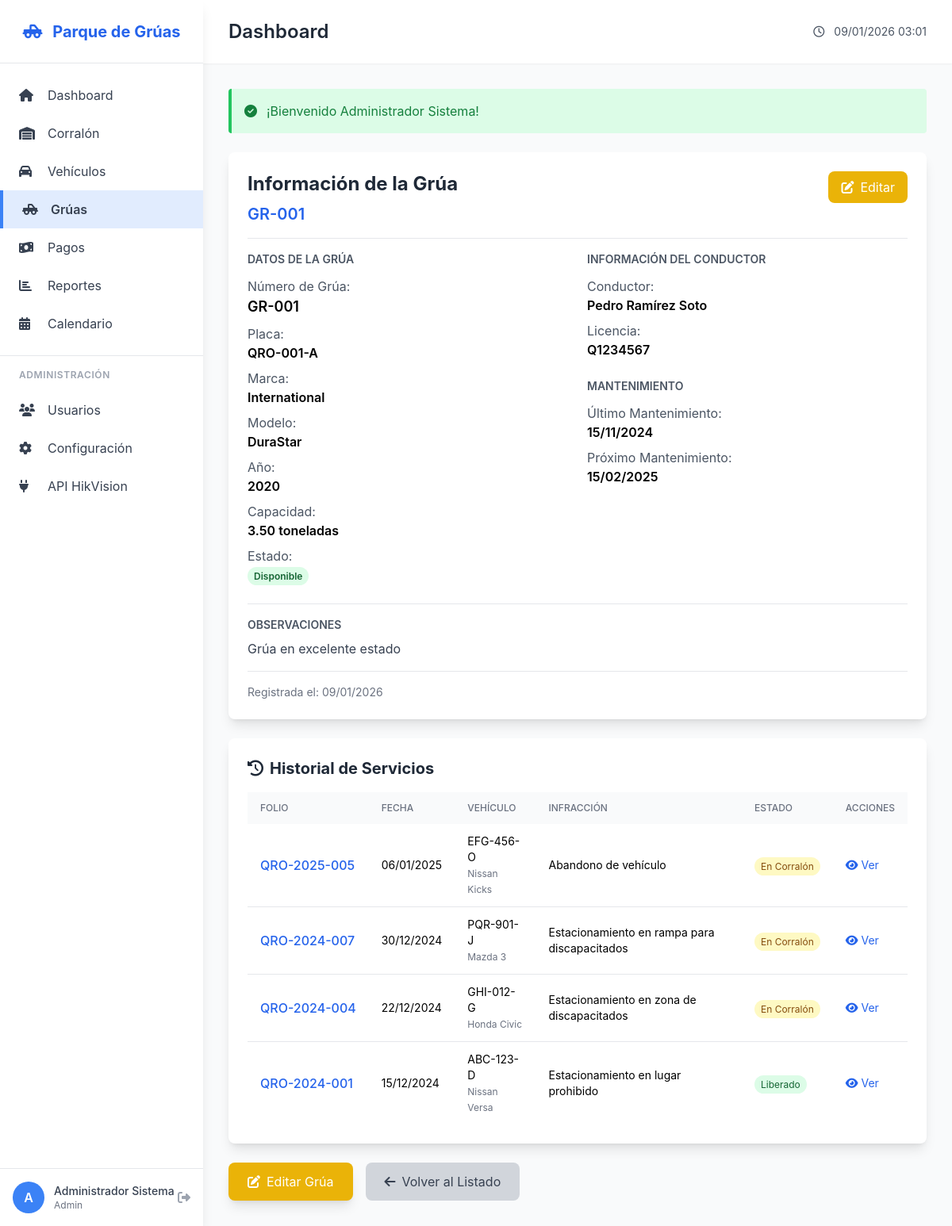
Screenshot of /cranes/details/1 (signed in) with the database file from the repository.
### tables this page shows
CREATE TABLE IF NOT EXISTS cranes (
    id INT AUTO_INCREMENT PRIMARY KEY,
    crane_number VARCHAR(20) UNIQUE NOT NULL,
    plate VARCHAR(20) NOT NULL,
    brand VARCHAR(50),
    model VARCHAR(50),
    year INT,
    capacity_tons DECIMAL(5,2),
    status ENUM('available', 'in_service', 'maintenance', 'inactive') DEFAULT 'available',
    driver_name VARCHAR(100),
    driver_license VARCHAR(50),
    last_maintenance DATE,
    next_maintenance DATE,
    notes TEXT,
    created_at TIMESTAMP DEFAULT CURRENT_TIMESTAMP,
    updated_at TIMESTAMP DEFAULT CURRENT_TIMESTAMP ON UPDATE CURRENT_TIMESTAMP
);

CREATE TABLE IF NOT EXISTS impounds (
    id INT AUTO_INCREMENT PRIMARY KEY,
    folio VARCHAR(20) UNIQUE NOT NULL,
    vehicle_id INT NOT NULL,
    crane_id INT,
    infraction_type VARCHAR(100) NOT NULL,
    infraction_location TEXT NOT NULL,
    municipality VARCHAR(100) NOT NULL,
    impound_date DATETIME NOT NULL,
    release_date DATETIME,
    status ENUM('impounded', 'released', 'pending') DEFAULT 'impounded',
    officer_name VARCHAR(100),
    officer_badge VARCHAR(50),
    tow_cost DECIMAL(10,2) DEFAULT 0.00,
    storage_days INT DEFAULT 0,
    storage_cost_per_day DECIMAL(10,2) DEFAULT 100.00,
    fine_amount DECIMAL(10,2) DEFAULT 0.00,
    total_amount DECIMAL(10,2) DEFAULT 0.00,
    paid BOOLEAN DEFAULT FALSE,
    payment_id INT,
    observations TEXT,
    photos JSON,
    created_at TIMESTAMP DEFAULT CURRENT_TIMESTAMP,
    updated_at TIMESTAMP DEFAULT CURRENT_TIMESTAMP ON UPDATE CURRENT_TIMESTAMP,
    FOREIGN KEY (vehicle_id) REFERENCES vehicles(id) ON DELETE CASCADE,
    FOREIGN KEY (crane_id) REFERENCES cranes(id) ON DELETE SET NULL,
    INDEX idx_folio (folio),
    INDEX idx_status (status),
    INDEX idx_impound_date (impound_date)
);

CREATE TABLE IF NOT EXISTS vehicles (
    id INT AUTO_INCREMENT PRIMARY KEY,
    plate VARCHAR(20) NOT NULL,
    brand VARCHAR(50),
    model VARCHAR(50),
    year INT,
    color VARCHAR(30),
    vehicle_type ENUM('auto', 'moto', 'camioneta', 'camion', 'otro') DEFAULT 'auto',
    owner_name VARCHAR(100),
    owner_phone VARCHAR(20),
    owner_address TEXT,
    vin VARCHAR(50),
    notes TEXT,
    created_at TIMESTAMP DEFAULT CURRENT_TIMESTAMP,
    updated_at TIMESTAMP DEFAULT CURRENT_TIMESTAMP ON UPDATE CURRENT_TIMESTAMP,
    INDEX idx_plate (plate)
);

### app/views/cranes/view.php (the view, shortened to what the rows shown need)
<div class="space-y-6">
    <div class="bg-white rounded-lg shadow-lg p-6">
        <div class="border-b pb-4 mb-4 flex justify-between items-start">
            <div>
                <h3 class="text-2xl font-bold text-gray-800">Información de la Grúa</h3>
                <p class="text-xl text-blue-600 font-semibold mt-2">
                    <?php echo htmlspecialchars($crane['crane_number']); ?>
                </p>
            </div>
            <div>
            </div>
        </div>
        <div class="grid grid-cols-1 md:grid-cols-2 gap-6">
            <div>
                <div class="space-y-2">
                    <div>
                        <span class="text-gray-600">Número de Grúa:</span>
                        <span class="font-semibold block text-lg">
                            <?php echo htmlspecialchars($crane['crane_number']); ?>
                        </span>
                    </div>
                    <div>
                        <span class="text-gray-600">Placa:</span>
                        <span class="font-semibold block">
                            <?php echo htmlspecialchars($crane['plate']); ?>
                        </span>
                    </div>
                    <div>
                        <span class="text-gray-600">Marca:</span>
                        <span class="font-semibold block">
                            <?php echo htmlspecialchars($crane['brand'] ?: 'N/A'); ?>
                        </span>
                    </div>
                    <div>
                        <span class="text-gray-600">Modelo:</span>
                        <span class="font-semibold block">
                            <?php echo htmlspecialchars($crane['model'] ?: 'N/A'); ?>
                        </span>
                    </div>
                    <div>
                        <span class="text-gray-600">Año:</span>
                        <span class="font-semibold block">
                            <?php echo htmlspecialchars($crane['year'] ?: 'N/A'); ?>
                        </span>
                    </div>
                    <div>
                        <span class="text-gray-600">Capacidad:</span>
                        <span class="font-semibold block">
                            <?php echo $crane['capacity_tons'] ? htmlspecialchars($crane['capacity_tons']) . ' toneladas' : 'N/A'; ?>
                        </span>
                    </div>
                    <div>
                        <span class="font-semibold block">
                            <?php
                            $statusLabels = [
                                'available' => 'Disponible',
                                'in_service' => 'En servicio',
                                'maintenance' => 'Mantenimiento',
                                'inactive' => 'Inactiva'
                            ];
                            $statusColors = [
                                'available' => 'bg-green-100 text-green-800',
                                'in_service' => 'bg-yellow-100 text-yellow-800',
                                'maintenance' => 'bg-red-100 text-red-800',
                                'inactive' => 'bg-gray-100 text-gray-800'
                            ];
                            ?>
                            <span class="px-2 py-1 text-xs rounded-full <?php echo $statusColors[$crane['status']] ?? 'bg-gray-100 text-gray-800'; ?>">
                                <?php echo $statusLabels[$crane['status']] ?? $crane['status']; ?>
                            </span>
                        </span>
                    </div>
                </div>
            </div>
            <div>
                <div class="space-y-2">
                    <div>
                        <span class="text-gray-600">Conductor:</span>
                        <span class="font-semibold block">
                            <?php echo htmlspecialchars($crane['driver_name'] ?: 'N/A'); ?>
                        </span>
                    </div>
                    <?php if (!empty($crane['driver_license'])): ?>
                    <div>
                        <span class="text-gray-600">Licencia:</span>
                        <span class="font-semibold block">
                            <?php echo htmlspecialchars($crane['driver_license']); ?>
                        </span>
                    </div>
                    <?php endif; ?>
                </div>
                <div class="space-y-2">
                    <?php if (!empty($crane['last_maintenance'])): ?>
                    <div>
                        <span class="text-gray-600">Último Mantenimiento:</span>
                        <span class="font-semibold block">
                            <?php echo date('d/m/Y', strtotime($crane['last_maintenance'])); ?>
                        </span>
                    </div>
                    <?php endif; ?>
                    <?php if (!empty($crane['next_maintenance'])): ?>
                    <div>
                        <span class="text-gray-600">Próximo Mantenimiento:</span>
                        <span class="font-semibold block">
                            <?php echo date('d/m/Y', strtotime($crane['next_maintenance'])); ?>
                        </span>
                    </div>
                    <?php endif; ?>
                </div>
            </div>
        </div>
        <?php if (!empty($crane['notes'])): ?>
        <div class="mt-6 pt-4 border-t">
            <h4 class="text-sm font-semibold text-gray-600 uppercase mb-2">Observaciones</h4>
            <p class="text-gray-700"><?php echo nl2br(htmlspecialchars($crane['notes'])); ?></p>
        </div>
        <?php endif; ?>
        <div class="mt-4 pt-4 border-t text-sm text-gray-500">
            Registrada el: <?php echo date('d/m/Y', strtotime($crane['created_at'])); ?>
        </div>
    </div>
    <div class="bg-white rounded-lg shadow-lg p-6">
        <?php if (empty($serviceHistory)): ?>
            <div class="text-center py-8 text-gray-500">
                <i class="fas fa-inbox text-4xl mb-2"></i>
                <p>Esta grúa no tiene servicios registrados</p>
            </div>
        <?php else: ?>
            <div class="overflow-x-auto">
                <table class="min-w-full">
                    <thead class="bg-gray-50">
                        <tr>
                            <th class="px-4 py-3 text-left text-xs font-medium text-gray-500 uppercase">Folio</th>
                            <th class="px-4 py-3 text-left text-xs font-medium text-gray-500 uppercase">Fecha</th>
                            <th class="px-4 py-3 text-left text-xs font-medium text-gray-500 uppercase">Vehículo</th>
                            <th class="px-4 py-3 text-left text-xs font-medium text-gray-500 uppercase">Infracción</th>
                            <th class="px-4 py-3 text-left text-xs font-medium text-gray-500 uppercase">Estado</th>
                            <th class="px-4 py-3 text-left text-xs font-medium text-gray-500 uppercase">Acciones</th>
                        </tr>
                    </thead>
                    <tbody class="divide-y divide-gray-200">
                        <?php foreach ($serviceHistory as $service): ?>
                            <tr class="hover:bg-gray-50">
                                <td class="px-4 py-3 whitespace-nowrap">
                                    <a href="<?php echo BASE_URL; ?>/impounds/details/<?php echo $service['id']; ?>"
                                       class="text-blue-600 hover:text-blue-800 font-medium">
                                        <?php echo htmlspecialchars($service['folio']); ?>
                                    </a>
                                </td>
                                <td class="px-4 py-3 whitespace-nowrap text-sm">
                                    <?php echo date('d/m/Y', strtotime($service['impound_date'])); ?>
                                </td>
                                <td class="px-4 py-3 text-sm">
                                    <?php echo htmlspecialchars($service['plate'] ?? 'N/A'); ?>
                                    <?php if (!empty($service['brand'])): ?>
                                        <br><span class="text-gray-500 text-xs">
                                            <?php echo htmlspecialchars($service['brand'] . ' ' . $service['model']); ?>
                                        </span>
                                    <?php endif; ?>
                                </td>
                                <td class="px-4 py-3 text-sm">
                                    <?php echo htmlspecialchars($service['infraction_type']); ?>
                                </td>
                                <td class="px-4 py-3 whitespace-nowrap">
                                    <?php if ($service['status'] === 'impounded'): ?>
                                        <span class="px-2 py-1 text-xs rounded-full bg-yellow-100 text-yellow-800">
                                            En Corralón
                                        </span>
                                    <?php else: ?>
                                        <span class="px-2 py-1 text-xs rounded-full bg-green-100 text-green-800">
                                            Liberado
                                        </span>
                                    <?php endif; ?>
                                </td>
                                <td class="px-4 py-3 whitespace-nowrap text-sm">
                                    <a href="<?php echo BASE_URL; ?>/impounds/details/<?php echo $service['id']; ?>"
                                       class="text-blue-600 hover:text-blue-800">
                                        <i class="fas fa-eye"></i> Ver
                                    </a>
                                </td>
                            </tr>
                        <?php endforeach; ?>
                    </tbody>
                </table>
            </div>
        <?php endif; ?>
    </div>
</div>

### rows the page displays
cranes: crane_number "GR-001", plate "QRO-001-A", brand "International", model "DuraStar", year "2020", capacity_tons "3.50", status "Disponible", driver_name "Pedro Ramírez Soto", driver_license "Q1234567", last_maintenance "15/11/2024", next_maintenance "15/02/2025", notes "Grúa en excelente estado", created_at "09/01/2026"
impounds: folio "QRO-2025-005", impound_date "06/01/2025", vehicle.plate "EFG-456-O", vehicle.model "Nissan Kicks", infraction_type "Abandono de vehículo", status "En Corralón"
impounds: folio "QRO-2024-007", impound_date "30/12/2024", vehicle.plate "PQR-901-J", vehicle.model "Mazda 3", infraction_type "Estacionamiento en rampa para discapacitados", status "En Corralón"
impounds: folio "QRO-2024-004", impound_date "22/12/2024", vehicle.plate "GHI-012-G", vehicle.model "Honda Civic", infraction_type "Estacionamiento en zona de discapacitados", status "En Corralón"
impounds: folio "QRO-2024-001", impound_date "15/12/2024", vehicle.plate "ABC-123-D", vehicle.model "Nissan Versa", infraction_type "Estacionamiento en lugar prohibido", status "Liberado"

### other values shown
substr($_SESSION['full_name'] ?? 'U', 0, 1) "A"
$_SESSION['full_name'] "Administrador Sistema"
$_SESSION['role'] "Admin"
$title "Dashboard"
$_SESSION['success'] "¡Bienvenido Administrador Sistema!"
